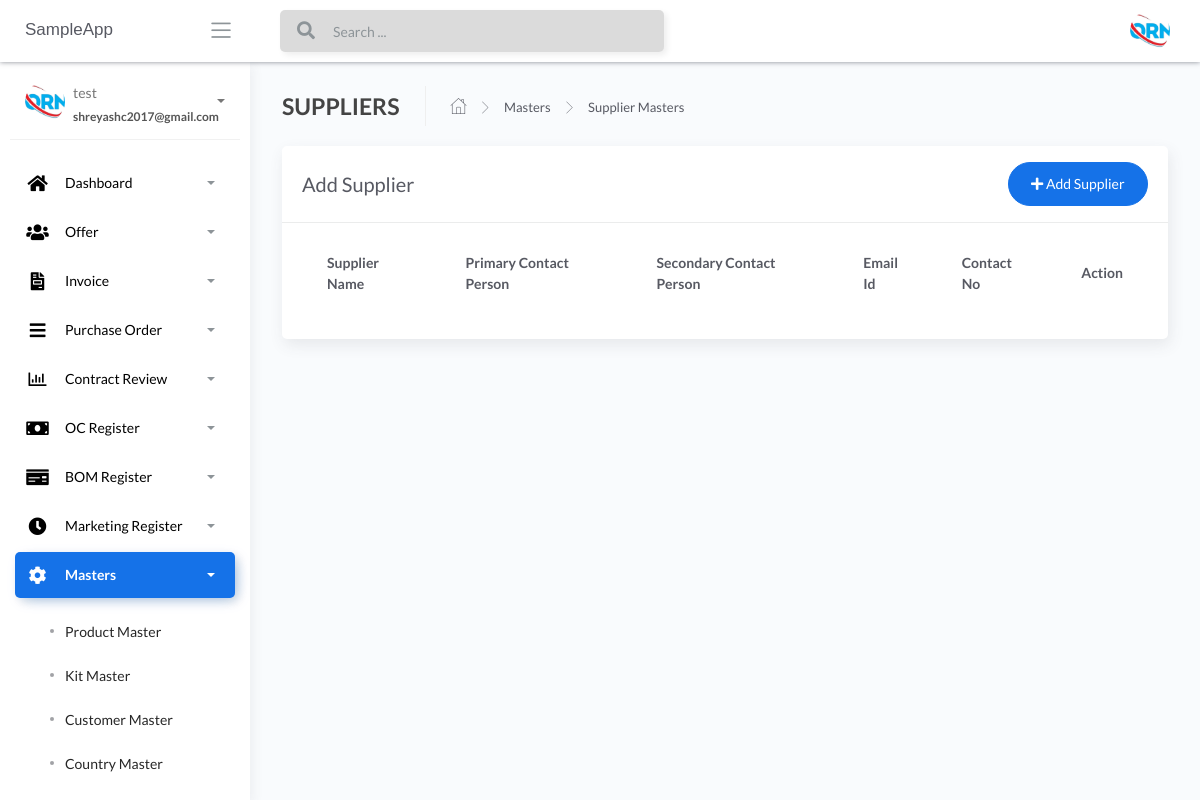
The page /Supplier-masters (signed in) on the database as committed earlier.
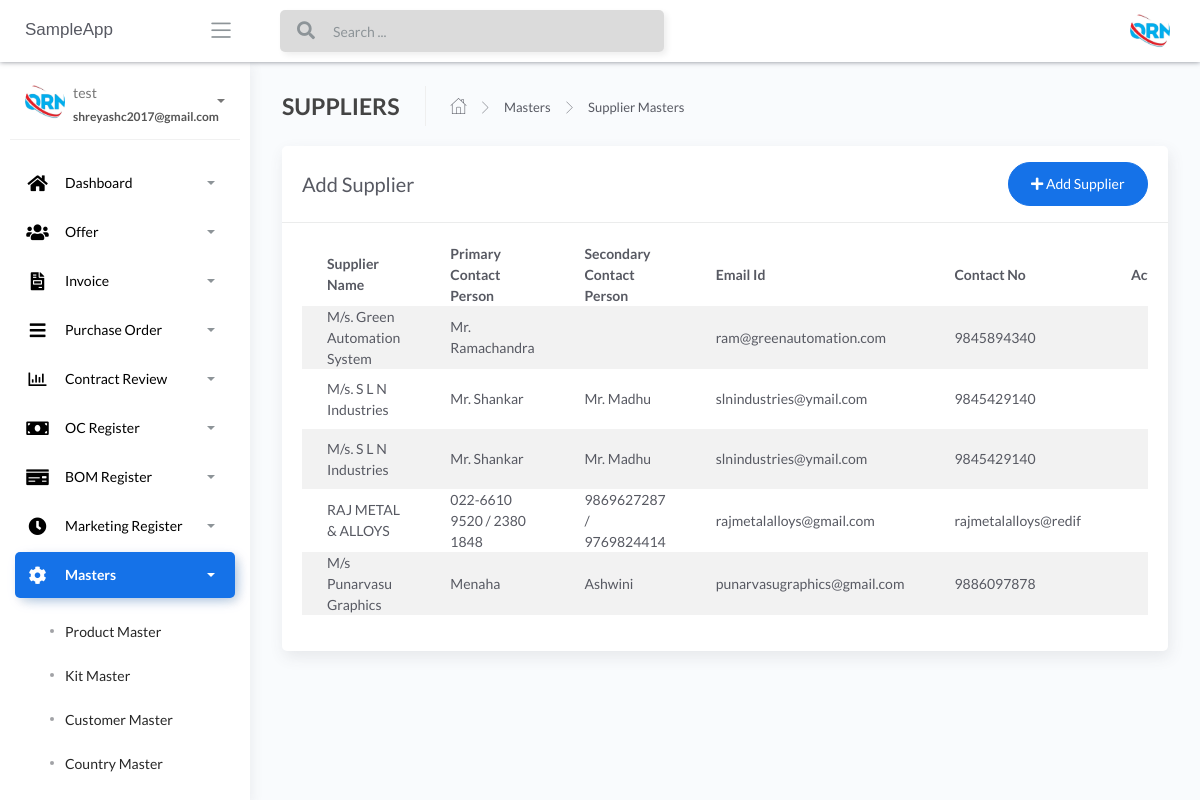
The same page on the database as committed later.
### apps/home/models.py (models this page shows, shortened)
class SupplierMaster(db.Model):
    __tablename__ = "SupplierMaster"
    id = db.Column(db.Integer, primary_key=True)
    supplier_name = db.Column(db.String())
    supplier_primary_contact = db.Column(db.String())
    supplier_secondary_contact = db.Column(db.String())
    supplier_email_id = db.Column(db.String())
    supplier_contact_no = db.Column(db.String())
    supplier_country = db.Column(db.String())
    supplier_state = db.Column(db.String())
    supplier_city = db.Column(db.String())
    supplier_address = db.Column(db.String())
    supplier_gst_no = db.Column(db.String())
    supplier_pan = db.Column(db.String())

### apps/home/routes.py (the view)
@blueprint.route('/Supplier-masters', methods=['GET', 'POST'])
@login_required
def Supplier_masters():
    if request.method == 'GET':
        users = SupplierMaster.query.all()
        return render_template('home/Supplier-masters.html', users=users, segment='Supplier-masters')

### apps/__init__.py (called while the page is built)
def configure_database(app):
    @app.before_first_request
    def initialize_database():
        db.create_all()
    @app.teardown_request
    def shutdown_session(exception=None):
        db.session.remove()

### apps/authentication/models.py (called while the page is built)
@login_manager.user_loader
def user_loader(id):
    return Users.query.filter_by(id=id).first()

### apps/templates/home/Supplier-masters.html (shortened to what this page needs)
{% extends "layouts/base.html" %}
{% block content %}
	<div class="content">
		<div class="page-inner">
			<div class="page-header">
				<h4 class="page-title">SUPPLIERS</h4>
				<ul class="breadcrumbs">
					<li class="nav-home">
						<a href="#">
							<i class="flaticon-home"></i>
						</a>
					</li>
					<li class="separator">
						<i class="flaticon-right-arrow"></i>
					</li>
					<li class="nav-item">
						<a href="#">Masters</a>
					</li>
					<li class="separator">
						<i class="flaticon-right-arrow"></i>
					</li>
					<li class="nav-item">
						<a href="#">Supplier Masters</a>
					</li>
				</ul>
			</div>
			<div class="row">
				<div class="col-md-12">
					<div class="card">
						<div class="card-header">
							<div class="d-flex align-items-center">
								<h4 class="card-title">Add Supplier</h4>
							<a href="/add-supplier-master" class="ml-auto">
								<button class="btn btn-primary btn-round ml-auto" data-toggle="modal"
									data-target="#addRowModal">
									<i class="fa fa-plus"></i>
									Add Supplier
								</button>
							</a>
							</div>
						</div>
						<div class="card-body">
							<div class="table-responsive">
								<table id="add-row" class="display table table-striped table-hover" >
									<thead>
										<tr>
											<th>Supplier Name</th>
											<th>Primary Contact Person</th>
											<th>Secondary Contact Person</th>
											<th>Email Id</th>
											<th>Contact No</th>
											<th style="width: 10%">Action</th>
										</tr>
									</thead>
									<tbody>
										{% for user in users %}
											<tr
											{% if loop.index %2==0 %}
											{% else %}
											{% endif %}
											>
											<td>{{user.supplier_name}}</td>
											<td>{{user.supplier_primary_contact}}</td>
											<td>{{user.supplier_secondary_contact}}</td>
											<td>{{user.supplier_email_id}}</td>
											<td>{{user.supplier_contact_no}}</td>
											<td>
											<div class="form-button-action">
											<span style="font-size: 24px;color:green;">
											<a href="/{{user.id}}/editproduct" type="button" data-toggle="tooltip" title="" class="btn btn-link btn-primary btn-lg" data-original-title="Edit Task"> </a>
											</span>
											</div>
											</td>
										</tr>
									{% endfor %}
									</tbody>
								</table>
							</div>
						</div>
					</div>
				</div>
			</div>
		</div>
	</div>
{% endblock content %}

Rows that differ between the two databases and show on the page:
added SupplierMaster: supplier_name "M/s. Green Automation System", supplier_primary_contact "Mr. Ramachandra", supplier_email_id "ram@greenautomation.com", supplier_contact_no "9845894340"
added SupplierMaster: supplier_name "M/s. S L N Industries", supplier_primary_contact "Mr. Shankar", supplier_secondary_contact "Mr. Madhu", supplier_email_id "slnindustries@ymail.com", supplier_contact_no "9845429140"
added SupplierMaster: supplier_name "M/s. S L N Industries", supplier_primary_contact "Mr. Shankar", supplier_secondary_contact "Mr. Madhu", supplier_email_id "slnindustries@ymail.com", supplier_contact_no "9845429140"
added SupplierMaster: supplier_name "RAJ METAL & ALLOYS", supplier_primary_contact "022-6610 9520 / 2380 1848", supplier_secondary_contact "9869627287 / 9769824414", supplier_email_id "rajmetalalloys@gmail.com", supplier_contact_no "rajmetalalloys@redif"
added SupplierMaster: supplier_name "M/s Punarvasu Graphics", supplier_primary_contact "Menaha", supplier_secondary_contact "Ashwini", supplier_email_id "punarvasugraphics@gmail.com", supplier_contact_no "9886097878"
